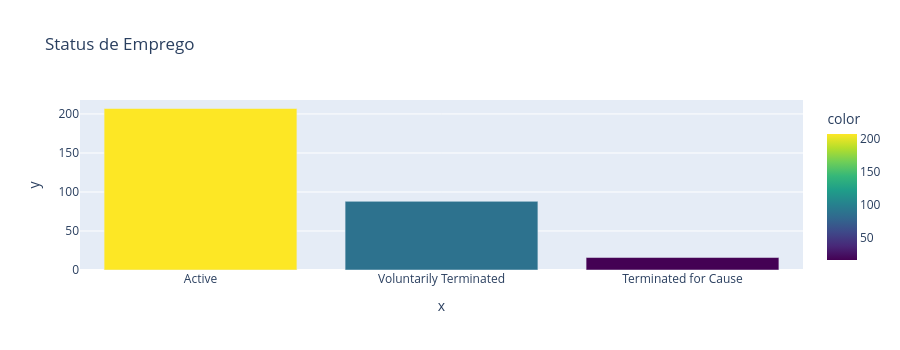
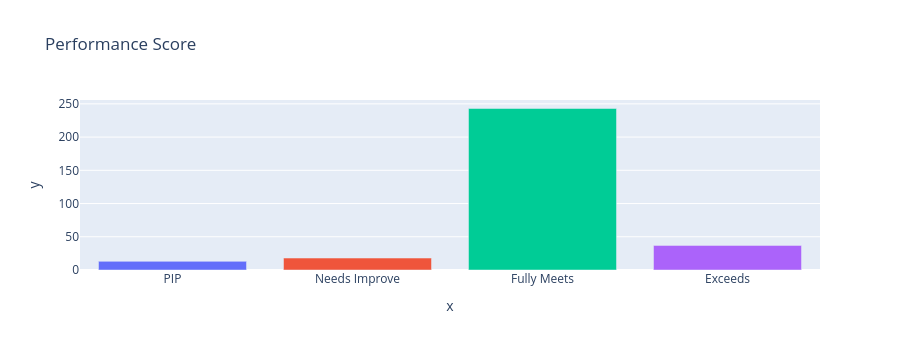

Here is the notebook cell these charts were saved with, in order:
### Markdown cell above
## 3. HR Resources

### Code cell
print(f"Ativos: {(res['HasTerminated'] == 0).sum()}, Demitidos: {(res['HasTerminated'] == 1).sum()}")

fig = px.bar(x=res["EmploymentStatus"].value_counts().index,
             y=res["EmploymentStatus"].value_counts().values,
             color=res["EmploymentStatus"].value_counts().values,
             color_continuous_scale="Viridis", title="Status de Emprego")
fig.update_layout(height=350, showlegend=False)
fig.show()

fig = px.bar(x=["PIP", "Needs Improve", "Fully Meets", "Exceeds"],
             y=res["PerformanceScore"].value_counts().sort_index().values,
             color=["#ff6b6b", "#ffa94d", "#51cf66", "#339af0"],
             title="Performance Score")
fig.update_layout(height=350, showlegend=False)
fig.show()

### Figure 1 — Plotly figure (JSON) as saved in the notebook; plotly's stock layout.template omitted (floating-point values rounded to 4 significant figures)
{"data": [{"hovertemplate": "x=%{x}<br>y=%{y}<br>color=%{marker.color}<extra></extra>", "legendgroup": "", "marker": {"color": [207, 88, 16], "coloraxis": "coloraxis", "pattern": {"shape": ""}}, "name": "", "orientation": "v", "showlegend": false, "textposition": "auto", "type": "bar", "x": ["Active", "Voluntarily Terminated", "Terminated for Cause"], "xaxis": "x", "y": [207, 88, 16], "yaxis": "y"}], "layout": {"barmode": "relative", "coloraxis": {"autocolorscale": false, "colorbar": {"title": {"text": "color"}}, "colorscale": [[0, "#440154"], [0.1111, "#482878"], [0.2222, "#3e4989"], [0.3333, "#31688e"], [0.4444, "#26828e"], [0.5556, "#1f9e89"], [0.6667, "#35b779"], [0.7778, "#6ece58"], [0.8889, "#b5de2b"], [1, "#fde725"]]}, "height": 350, "legend": {"tracegroupgap": 0}, "showlegend": false, "title": {"text": "Status de Emprego"}, "xaxis": {"anchor": "y", "domain": [0, 1], "title": {"text": "x"}}, "yaxis": {"anchor": "x", "domain": [0, 1], "title": {"text": "y"}}}}

### Figure 2 — Plotly figure (JSON) as saved in the notebook; plotly's stock layout.template omitted (floating-point values rounded to 4 significant figures)
{"data": [{"hovertemplate": "color=#ff6b6b<br>x=%{x}<br>y=%{y}<extra></extra>", "legendgroup": "#ff6b6b", "marker": {"color": "#636efa", "pattern": {"shape": ""}}, "name": "#ff6b6b", "orientation": "v", "showlegend": true, "textposition": "auto", "type": "bar", "x": ["PIP"], "xaxis": "x", "y": [13], "yaxis": "y"}, {"hovertemplate": "color=#ffa94d<br>x=%{x}<br>y=%{y}<extra></extra>", "legendgroup": "#ffa94d", "marker": {"color": "#EF553B", "pattern": {"shape": ""}}, "name": "#ffa94d", "orientation": "v", "showlegend": true, "textposition": "auto", "type": "bar", "x": ["Needs Improve"], "xaxis": "x", "y": [18], "yaxis": "y"}, {"hovertemplate": "color=#51cf66<br>x=%{x}<br>y=%{y}<extra></extra>", "legendgroup": "#51cf66", "marker": {"color": "#00cc96", "pattern": {"shape": ""}}, "name": "#51cf66", "orientation": "v", "showlegend": true, "textposition": "auto", "type": "bar", "x": ["Fully Meets"], "xaxis": "x", "y": [243], "yaxis": "y"}, {"hovertemplate": "color=#339af0<br>x=%{x}<br>y=%{y}<extra></extra>", "legendgroup": "#339af0", "marker": {"color": "#ab63fa", "pattern": {"shape": ""}}, "name": "#339af0", "orientation": "v", "showlegend": true, "textposition": "auto", "type": "bar", "x": ["Exceeds"], "xaxis": "x", "y": [37], "yaxis": "y"}], "layout": {"barmode": "relative", "height": 350, "legend": {"title": {"text": "color"}, "tracegroupgap": 0}, "showlegend": false, "title": {"text": "Performance Score"}, "xaxis": {"anchor": "y", "domain": [0, 1], "title": {"text": "x"}}, "yaxis": {"anchor": "x", "domain": [0, 1], "title": {"text": "y"}}}}
